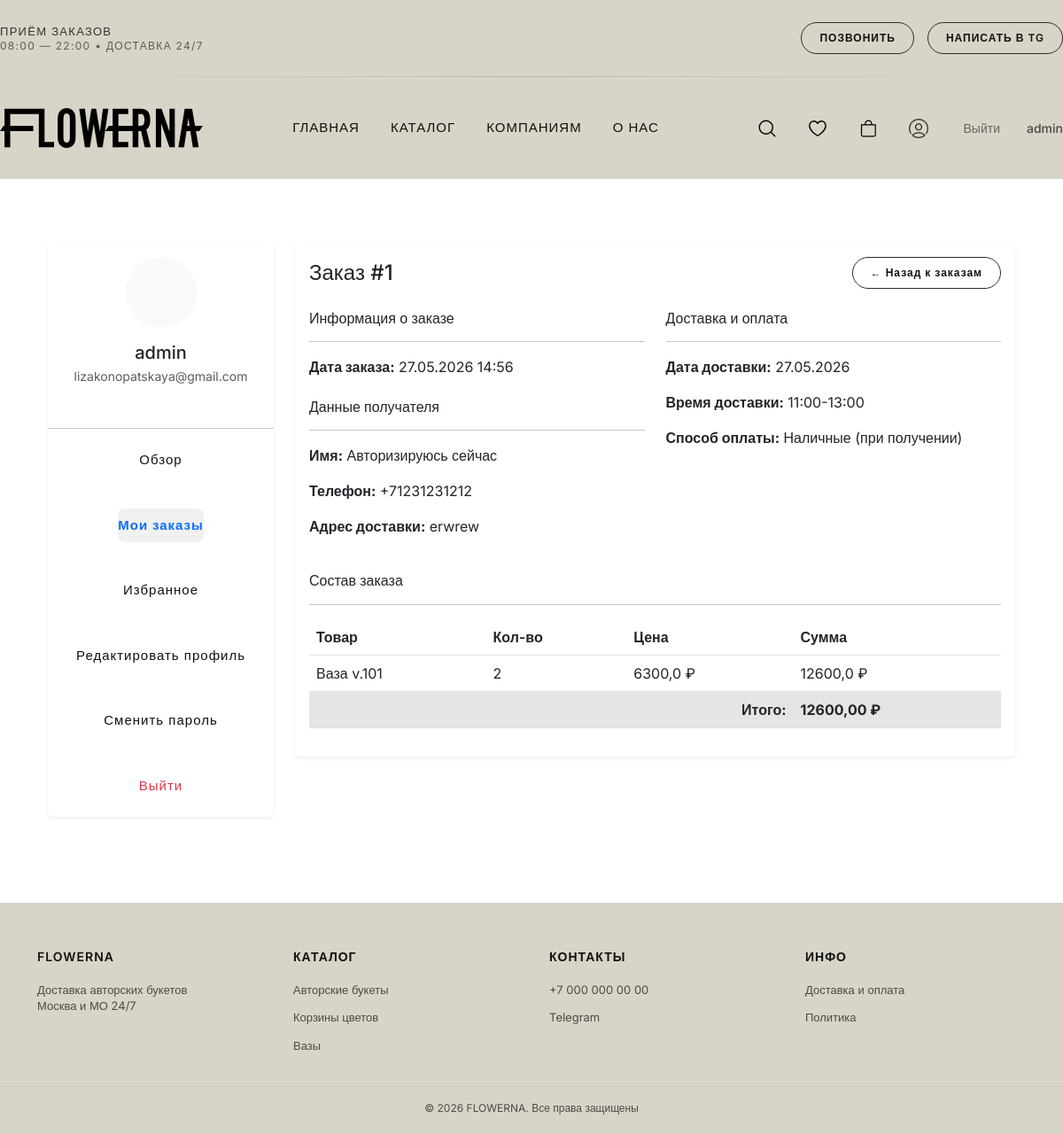
Page /profile/order/1/ (signed in) on the committed database.
### users/models.py (models this page shows, shortened)
class CustomUser(AbstractUser):
    class Roles(models.TextChoices):
        ADMIN = 'admin', 'Admin'
        MANAGER = 'manager', 'Manager'
        USER = 'user', 'User'
    full_name = models.CharField(max_length=150)
    phone = models.CharField(max_length=16, unique=True)
    email = models.EmailField(unique=True)
    role = models.CharField(
        max_length=20,
        choices=Roles.choices,
        default=Roles.USER
    )
    class Meta:
        verbose_name = 'Пользователь'
        verbose_name_plural = 'Пользователи'

### order/models.py (models this page shows, shortened)
class Order(models.Model):
    PAYMENT_METHODS = [
        ('cash', 'Наличные'),
        ('card', 'Банковская карта'),
    ]
    DELIVERY_TIMES = [
        ('09:00-11:00', '09:00 - 11:00'),
        ('11:00-13:00', '11:00 - 13:00'),
        ('13:00-15:00', '13:00 - 15:00'),
        ('15:00-17:00', '15:00 - 17:00'),
        ('17:00-19:00', '17:00 - 19:00'),
        ('19:00-21:00', '19:00 - 21:00'),
    ]
    user = models.ForeignKey(settings.AUTH_USER_MODEL, on_delete=models.CASCADE, null=True, blank=True,
                             verbose_name='Пользователь')
    name = models.CharField(max_length=200, verbose_name='Имя')
    phone = models.CharField(max_length=20, verbose_name='Телефон')
    address = models.TextField(verbose_name='Адрес доставки', null=True, blank=True)  # ДОБАВЬТЕ null=True, blank=True
    delivery_date = models.DateField(verbose_name='Дата доставки', null=True, blank=True)  # ДОБАВЬТЕ
    delivery_time = models.CharField(max_length=50, choices=DELIVERY_TIMES, verbose_name='Время доставки', null=True, blank=True)  # ДОБАВЬТЕ
    comment = models.TextField(blank=True, verbose_name='Комментарий')
    payment_method = models.CharField(max_length=10, choices=PAYMENT_METHODS, verbose_name='Способ оплаты')
    cart_items = models.JSONField(default=dict, verbose_name='Товары в заказе')
    total_sum = models.DecimalField(max_digits=10, decimal_places=2, default=0, verbose_name='Сумма заказа')
    created_at = models.DateTimeField(auto_now_add=True, verbose_name='Дата создания', null=True)  # ДОБАВЬТЕ null=True
    class Meta:
        verbose_name = 'Заказ'
        verbose_name_plural = 'Заказы'
        ordering = ['-created_at']

### catalog/models.py (models this page shows, shortened)
class Category(models.Model):
    name = models.CharField(max_length=255)
    description = models.TextField(null=True, blank=True)
    image = models.ImageField(upload_to='categories/', blank=True, null=True)
    slug = models.SlugField(unique=True, blank=True, null=True)
    is_featured = models.BooleanField(default=False)

### catalog/views.py (the view)
# urls.py: path('profile/order/<int:order_id>/', views.profile_order_detail, name='profile_order_detail'),
@login_required
def profile_order_detail(request, order_id):
    order = get_object_or_404(Order, id=order_id, user=request.user)
    context = {
        'order': order,
        'cart_count': get_cart_count(request.user),
        'section': 'orders'
    }
    return render(request, 'catalog/profile_order_detail.html', context)

### templates/catalog/profile_order_detail.html (shortened to what this page needs)
{% extends 'catalog/base_profile.html' %}
{% block profile_content %}
<div class="card border-0 shadow-sm">
    <div class="card-body">
        <div class="d-flex justify-content-between align-items-center mb-4">
            <h4 class="card-title mb-0">Заказ #{{ order.id }}</h4>
            <a href="{% url 'profile_orders' %}" class="btn btn-outline-secondary btn-sm">
                ← Назад к заказам
            </a>
        </div>
        <div class="row">
            <div class="col-md-6">
                <div class="mb-4">
                    <h6>Информация о заказе</h6>
                    <hr>
                    <p><strong>Дата заказа:</strong> {{ order.created_at|date:"d.m.Y H:i" }}</p>
                </div>
                <div class="mb-4">
                    <h6>Данные получателя</h6>
                    <hr>
                    <p><strong>Имя:</strong> {{ order.name }}</p>
                    <p><strong>Телефон:</strong> {{ order.phone }}</p>
                    <p><strong>Адрес доставки:</strong> {{ order.address }}</p>
                </div>
            </div>
            <div class="col-md-6">
                <div class="mb-4">
                    <h6>Доставка и оплата</h6>
                    <hr>
                    <p><strong>Дата доставки:</strong> {{ order.delivery_date|date:"d.m.Y" }}</p>
                    <p><strong>Время доставки:</strong> {{ order.delivery_time }}</p>
                    <p><strong>Способ оплаты:</strong>
                        {% if order.payment_method == 'cash' %}Наличные (при получении)
                        {% else %}Банковская карта (онлайн)
                        {% endif %}
                    </p>
                </div>
            </div>
        </div>
        <div class="mt-3">
            <h6>Состав заказа</h6>
            <hr>
            <div class="table-responsive">
                <table class="table table-hover">
                    <thead>
                        <tr>
                            <th>Товар</th>
                            <th>Кол-во</th>
                            <th>Цена</th>
                            <th>Сумма</th>
                        </tr>
                    </thead>
                    <tbody>
                        {% for item in order.cart_items %}
                        <tr>
                            <td>{{ item.product_name }}</td>
                            <td>{{ item.quantity }}</td>
                            <td>{{ item.product_price }} ₽</td>
                            <td>{{ item.total }} ₽</td>
                        </tr>
                        {% endfor %}
                    </tbody>
                    <tfoot>
                        <tr class="table-active">
                            <td colspan="3" class="text-end"><strong>Итого:</strong></td>
                            <td><strong>{{ order.total_sum }} ₽</strong></td>
                        </tr>
                    </tfoot>
                </table>
            </div>
        </div>
    </div>
</div>
{% endblock %}

### templates/catalog/base_profile.html (shortened to what this page needs)
{% extends 'base.html' %}
{% load static %}
{% block content %}
    <div class="toast-container position-fixed top-0 end-0 p-3" style="z-index: 1055;">
    </div>
    <div class="container py-5">
        <div class="row">
            <div class="col-md-3 mb-4">
                <div class="card border-0 shadow-sm">
                    <div class="card-body text-center">
                        <div class="bg-light rounded-circle d-inline-flex align-items-center justify-content-center mb-3"
                             style="width: 80px; height: 80px;">
                        </div>
                        <h5 class="mb-1">
                            {{ user.first_name|default:user.username }}
                        </h5>
                        <p class="text-muted small">
                            {{ user.email }}
                        </p>
                    </div>
                    <hr>
                    <div class="card-body pt-0">
                        <nav class="nav flex-column">
                            <a class="nav-link {% if section == 'dashboard' %}active text-primary{% endif %}"
                               href="{% url 'profile' %}">
                                Обзор
                            </a>
                            <a class="nav-link {% if section == 'orders' %}active text-primary{% endif %}"
                               href="{% url 'profile_orders' %}">
                                Мои заказы
                            </a>
                            <a class="nav-link {% if section == 'favorites' %}active text-primary{% endif %}"
                               href="{% url 'profile_favorites' %}">
                                Избранное
                            </a>
                            <a class="nav-link {% if section == 'profile' %}active text-primary{% endif %}"
                               href="{% url 'profile_edit' %}">
                                Редактировать профиль
                            </a>
                            <a class="nav-link {% if section == 'password' %}active text-primary{% endif %}"
                               href="{% url 'change_password' %}">
                                Сменить пароль
                            </a>
                            <a class="nav-link text-danger"
                               href="{% url 'logout' %}">
                                Выйти
                            </a>
                        </nav>
                    </div>
                </div>
            </div>
            <div class="col-md-9">
                {% block profile_content %}
                {% endblock %}
            </div>
        </div>
    </div>
{% endblock %}

### templates/components/header.html (shortened to what this page needs)
{% load static %}
<header class="header">
    <div class="container header__top">
        <div class="header__info">
            <span>ПРИЁМ ЗАКАЗОВ</span>
            <span>08:00 — 22:00 • ДОСТАВКА 24/7</span>
        </div>
        <div class="header__contacts">
            <a href="tel:+789189626293" class="btn">ПОЗВОНИТЬ</a>
            <a href="https://t.me/ssskkk000" target="_blank" class="btn">
                НАПИСАТЬ В TG
            </a>
        </div>
    </div>
    <div class="header__divider"></div>
    <div class="container header__main">
        <a href="/" class="logo">
            <img src="{% static 'icons/logo.svg' %}" alt="Flowerna">
        </a>
        <nav class="nav" id="desktopNav">
            <a href="{% url 'home' %}">ГЛАВНАЯ</a>
            <a href="{% url 'catalog' %}">КАТАЛОГ</a>
            <a href="{% url 'kompanijam' %}">КОМПАНИЯМ</a>
            <a href="{% url 'about' %}">О НАС</a>
        </nav>
        <div class="header__right">
            <div class="header__icons">
                <div class="icon-btn" onclick="openSearch()">
                    <img src="{% static 'icons/proicons_search.svg' %}" alt="search">
                </div>
                <a href="{% url 'favorites' %}" class="icon-btn">
                    <img src="{% static 'icons/si_heart-line.svg' %}" alt="favorites">
                </a>
                <a href="{% url 'cart' %}" class="icon-btn">
                    <img src="{% static 'icons/bag.svg' %}" alt="cart">
                </a>
                {% if user.is_authenticated %}
                    <a href="{% url 'profile' %}" class="icon-btn" title="Личный кабинет">
                        <img src="{% static 'icons/profile.png' %}" alt="profile">
                    </a>
                    <form action="{% url 'logout' %}" method="post" style="display: inline;">
                        <button type="submit" class="btn-logout">Выйти</button>
                    </form>
                    <span class="user-name">{{ user.username }}</span>
                {% else %}
                    <a href="{% url 'login' %}?next={{ request.path }}" class="icon-btn" title="Войти">
                        <img src="{% static 'icons/profile.png' %}" alt="login">
                    </a>
                    <a href="{% url 'register' %}" class="btn register-btn">Регистрация</a>
                {% endif %}
            </div>
        </div>
    </div>
</header>

### templates/components/footer.html
<footer class="footer">
    <div class="footer__top container">
        <div class="footer__col">
            <div class="footer__title">FLOWERNA</div>
            <p class="footer__text">
                Доставка авторских букетов<br>
                Москва и МО 24/7
            </p>
        </div>
        <div class="footer__col">
            <div class="footer__title">КАТАЛОГ</div>
            {% for category in footer_categories %}
                <a href="{% url 'catalog' %}?category={{ category.id }}">
                    {{ category.name }}
                </a>
            {% endfor %}
        </div>
        <div class="footer__col">
            <div class="footer__title">КОНТАКТЫ</div>
            <a href="tel:+70000000000">+7 000 000 00 00</a>
            <a href="#">Telegram</a>
        </div>
        <div class="footer__col">
            <div class="footer__title">ИНФО</div>
            <a href="{% url 'dostavka-i-oplata' %}">Доставка и оплата</a>
            <a href="{% url 'politika-konfidentsialnosti' %}">Политика</a>
        </div>
    </div>
    <div class="footer__bottom">
        © 2026 FLOWERNA. Все права защищены
    </div>
</footer>

### rows in the picture
CustomUser: username "admin", first_name "admin", email "lizakonopatskaya@gmail.com"
Order: id "1", created_at "27.05.2026 14:56", name "Авторизируюсь сейчас", phone "+71231231212", address "erwrew", delivery_date "27.05.2026", delivery_time "11:00-13:00", total_sum "12600,00"
Category: name "Авторские букеты"
Category: name "Корзины цветов"
Category: name "Вазы"

### other values in the picture
{{ item.product_name }} "Ваза v.101"
{{ item.quantity }} "2"
{{ item.product_price }} "6300,0"
{{ item.total }} "12600,0"
